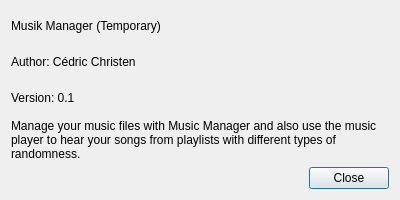
<?xml version="1.0" encoding="UTF-8"?>
<ui version="4.0">
 <class>Info</class>
 <widget class="QDialog" name="Info">
  <property name="windowModality">
   <enum>Qt::ApplicationModal</enum>
  </property>
  <property name="geometry">
   <rect>
    <x>0</x>
    <y>0</y>
    <width>400</width>
    <height>200</height>
   </rect>
  </property>
  <property name="sizePolicy">
   <sizepolicy hsizetype="Fixed" vsizetype="Fixed">
    <horstretch>0</horstretch>
    <verstretch>0</verstretch>
   </sizepolicy>
  </property>
  <property name="minimumSize">
   <size>
    <width>400</width>
    <height>200</height>
   </size>
  </property>
  <property name="maximumSize">
   <size>
    <width>600</width>
    <height>400</height>
   </size>
  </property>
  <property name="contextMenuPolicy">
   <enum>Qt::DefaultContextMenu</enum>
  </property>
  <property name="windowTitle">
   <string>Info</string>
  </property>
  <layout class="QVBoxLayout" name="verticalLayout">
   <item>
    <widget class="QLabel" name="label">
     <property name="text">
      <string>Musik Manager (Temporary)</string>
     </property>
    </widget>
   </item>
   <item>
    <widget class="QLabel" name="label_2">
     <property name="text">
      <string>Author: Cédric Christen</string>
     </property>
    </widget>
   </item>
   <item>
    <widget class="QLabel" name="label_3">
     <property name="text">
      <string>Version: 0.1</string>
     </property>
    </widget>
   </item>
   <item>
    <widget class="QLabel" name="label_4">
     <property name="text">
      <string>Manage your music files with Music Manager and also use the music player to hear your songs from playlists with different types of randomness.</string>
     </property>
     <property name="wordWrap">
      <bool>true</bool>
     </property>
    </widget>
   </item>
   <item>
    <widget class="QDialogButtonBox" name="buttonBox">
     <property name="orientation">
      <enum>Qt::Horizontal</enum>
     </property>
     <property name="standardButtons">
      <set>QDialogButtonBox::Close</set>
     </property>
    </widget>
   </item>
  </layout>
 </widget>
 <resources/>
 <connections>
  <connection>
   <sender>buttonBox</sender>
   <signal>rejected()</signal>
   <receiver>Info</receiver>
   <slot>reject()</slot>
   <hints>
    <hint type="sourcelabel">
     <x>316</x>
     <y>260</y>
    </hint>
    <hint type="destinationlabel">
     <x>286</x>
     <y>274</y>
    </hint>
   </hints>
  </connection>
 </connections>
</ui>
